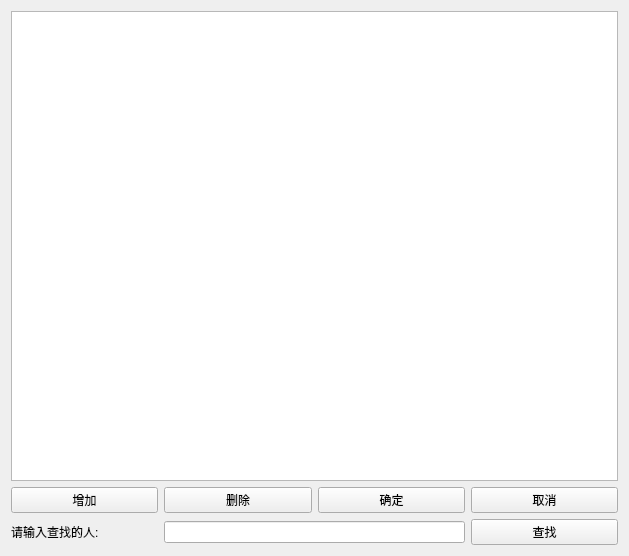
<?xml version="1.0" encoding="UTF-8"?>
<ui version="4.0">
 <class>MyWidget</class>
 <widget class="QWidget" name="MyWidget">
  <property name="geometry">
   <rect>
    <x>0</x>
    <y>0</y>
    <width>629</width>
    <height>556</height>
   </rect>
  </property>
  <property name="windowTitle">
   <string>MyWidget</string>
  </property>
  <layout class="QGridLayout" name="gridLayout">
   <item row="1" column="0">
    <widget class="QPushButton" name="AddBtn">
     <property name="text">
      <string>增加</string>
     </property>
    </widget>
   </item>
   <item row="1" column="1">
    <widget class="QPushButton" name="DeleteBtn">
     <property name="text">
      <string>删除</string>
     </property>
    </widget>
   </item>
   <item row="1" column="2">
    <widget class="QPushButton" name="CertainBtn">
     <property name="text">
      <string>确定</string>
     </property>
    </widget>
   </item>
   <item row="1" column="3">
    <widget class="QPushButton" name="CancelBtn">
     <property name="text">
      <string>取消</string>
     </property>
    </widget>
   </item>
   <item row="2" column="0">
    <widget class="QLabel" name="label">
     <property name="text">
      <string>请输入查找的人:</string>
     </property>
    </widget>
   </item>
   <item row="2" column="1" colspan="2">
    <widget class="QLineEdit" name="lineEdit"/>
   </item>
   <item row="2" column="3">
    <widget class="QPushButton" name="FindBtn">
     <property name="text">
      <string>查找</string>
     </property>
    </widget>
   </item>
   <item row="0" column="0" colspan="4">
    <widget class="QTableView" name="tableView"/>
   </item>
  </layout>
 </widget>
 <layoutdefault spacing="6" margin="11"/>
 <resources/>
 <connections/>
</ui>
